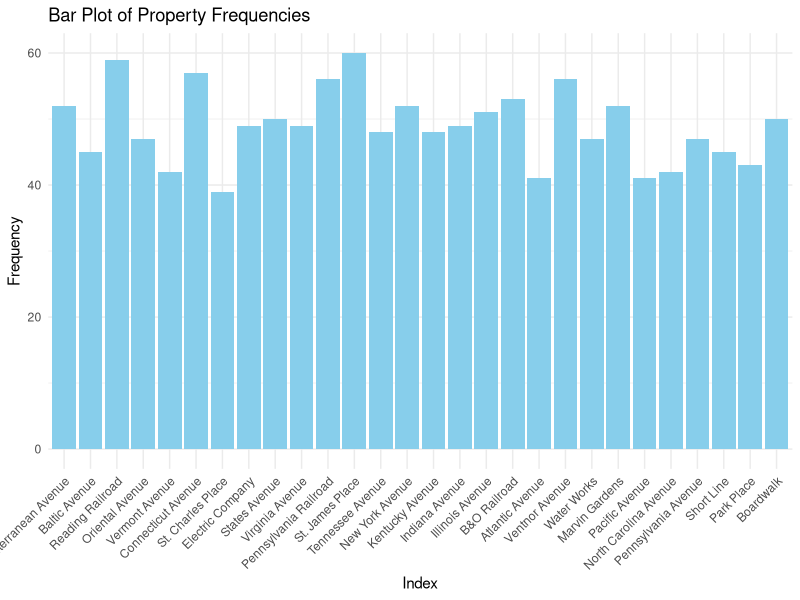
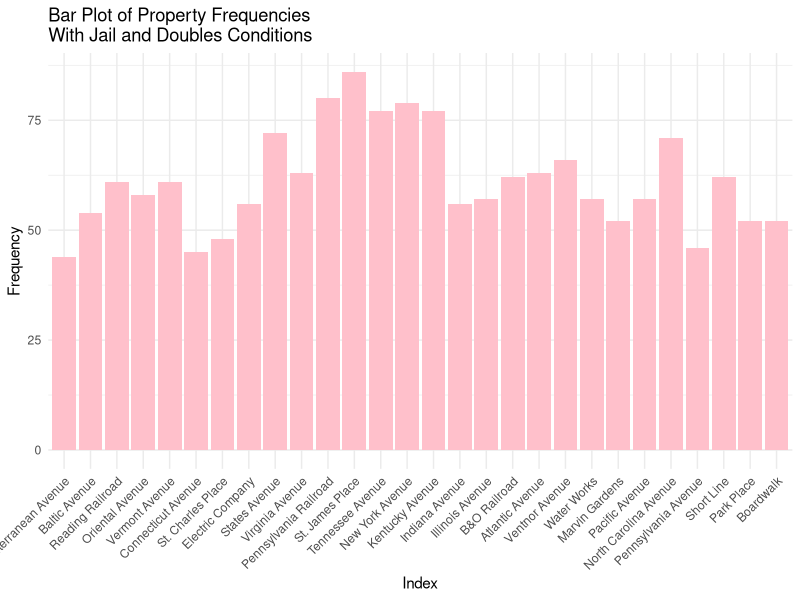
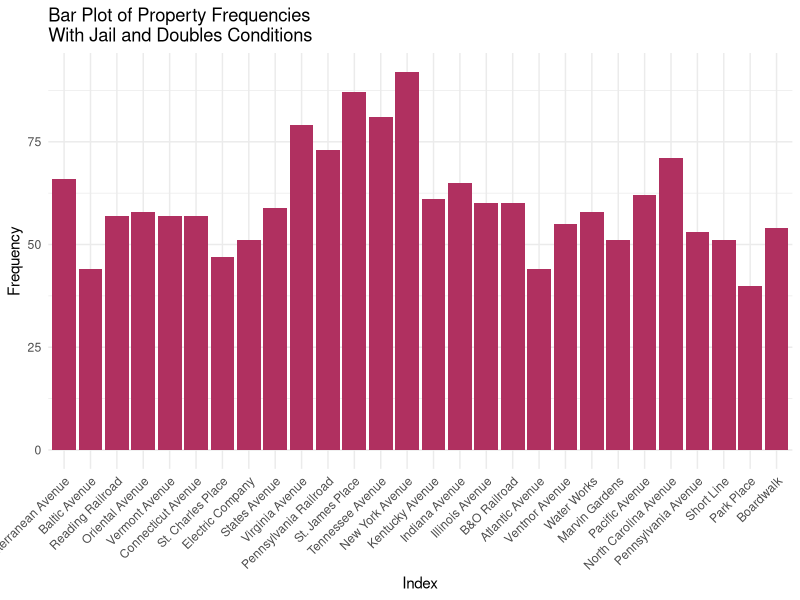

Recreate these plots in R, in order.
## ---- chunk 1
knitr::opts_chunk$set(echo = TRUE)
## ---- chunk 2
# Word docx in repository
## ---- chunk 3
dice_1 <- function() {
  sample(1:6, 1)
}

dice_2 <- function() {
  sample(1:6, 1)
}

property_sum_10games <- c(0, 0, 0, 0, 0, 0, 0, 0, 0, 0, 0, 0, 0, 0, 0, 0, 0, 0, 0, 0, 0, 0, 0, 0, 0, 0, 0, 0)

for (game in 1:10) {
  game_board <- c(0, 0, 0, 0, 0, 0, 0, 0, 0, 0, 0, 0, 0, 0, 0, 0, 0, 0, 0, 0, 0, 0, 0, 0, 0, 0, 0, 0, 0, 0, 0, 0, 0, 0, 0, 0, 0, 0, 0, 0)

  players <- list(
    player1 <- 0,
    player2 <- 0,
    player3 <- 0,
    player4 <- 0
  )

  for (i in 1:50) {
    for (j in 1:4) {
      dice_total <- dice_1() + dice_2()
      players[[j]] <- (players[[j]] + dice_total) %% 41
      game_board[players[[j]]] <- game_board[players[[j]]] + 1
    }
  }

  properties <- game_board[c(2, 4, 6, 7, 9, 10, 12, 13, 14, 15, 16, 17, 19, 20, 22, 24, 25, 26, 27, 28, 29, 30, 32, 33, 35, 36, 38, 40)]
  
  property_sum_10games <- property_sum_10games + properties
}  

names(property_sum_10games) <- c("Mediterranean Avenue", "Baltic Avenue", "Reading Railroad", "Oriental Avenue", "Vermont Avenue", "Connecticut Avenue", "St. Charles Place", "Electric Company", "States Avenue", "Virginia Avenue", "Pennsylvania Railroad", "St. James Place", "Tennessee Avenue", "New York Avenue", "Kentucky Avenue", "Indiana Avenue", "Illinois Avenue", "B&O Railroad", "Atlantic Avenue", "Ventnor Avenue", "Water Works", "Marvin Gardens", "Pacific Avenue", "North Carolina Avenue", "Pennsylvania Avenue", "Short Line", "Park Place", "Boardwalk")

library(ggplot2)

prop_freq1 <- data.frame(
  property = factor(names(property_sum_10games), levels = names(property_sum_10games)),
  frequency = property_sum_10games
)

ggplot(prop_freq1, aes(x = property, y = frequency)) +
  geom_bar(stat = "identity", fill = "skyblue") +
  labs(x = "Index", y = "Frequency", title = "Bar Plot of Property Frequencies") +
  theme_minimal() +
  theme(axis.text.x = element_text(angle = 45, hjust = 1))
## ---- chunk 4
property_sum_10games_jail <- c(0, 0, 0, 0, 0, 0, 0, 0, 0, 0, 0, 0, 0, 0, 0, 0, 0, 0, 0, 0, 0, 0, 0, 0, 0, 0, 0, 0)

for (game in 1:10) {
  game_board <- c(0, 0, 0, 0, 0, 0, 0, 0, 0, 0, 0, 0, 0, 0, 0, 0, 0, 0, 0, 0, 0, 0, 0, 0, 0, 0, 0, 0, 0, 0, 0, 0, 0, 0, 0, 0, 0, 0, 0, 0)

  players <- list( # Store players as a list of data frames with their information
    player1 <- data.frame(
      location = 0, # Location on the board (integer)
      double_rolls = 0, # Number of times doubles have been rolled consecutively (integer)
      jail = FALSE, # Is the player in jail? (boolean)
      jail_rolls = 0), # Number of times a player has rolled while in jail (integer)
    player2 <- data.frame(
      location = 0,
      double_rolls = 0,
      jail = FALSE,
      jail_rolls = 0),
    player3 <- data.frame(
      location = 0,
      double_rolls = 0,
      jail = FALSE,
      jail_rolls = 0),
    player4 <- data.frame(
      location = 0,
      double_rolls = 0,
      jail = FALSE,
      jail_rolls = 0)
  )

  for (i in 1:50) { # Each player has 50 turns
    for (j in 1:4) { # Players take turns in order
      if (players[[j]]$jail == TRUE) { # If the player is in jail...
        d1 = dice_1()
        d2 = dice_2()
        jail_rolls <- jail_rolls + 1
        
        if (d1 == d2 || players[[j]]$jail_rolls == 3) { # If the player rolls doubles or has been in jail for 3 turns, then they get out
          jail = FALSE
          players[[j]]$jail_rolls <- 0
          dice_total <- dice_1() + dice_2()
          players[[j]]$location <- (players[[j]]$location + dice_total) %% 41
          game_board[players[[j]]$location] <- game_board[players[[j]]$location] + 1
        }
        
      } else { # If the player is not in jail...
        d1 = dice_1()
        d2 = dice_2()
        dice_total <- dice_1() + dice_2()
        players[[j]]$location <- (players[[j]]$location + dice_total) %% 41
        game_board[players[[j]]$location] <- game_board[players[[j]]$location] + 1
        
        if (players[[j]]$location == 31) { # Player landed on "Go to jail"
          players[[j]]$location <- 11
          jail = TRUE
        } else if (d1 == d2) { # Player rolled doubles on their first roll
          players[[j]]$double_rolls = players[[j]]$double_rolls + 1
        }
        
        while (players[[j]]$double_rolls > 0 & players[[j]]$double_rolls < 3) { # Player rolls again if they got doubles
          d1 = dice_1()
          d2 = dice_2()
          dice_total <- dice_1() + dice_2()
          players[[j]]$location <- (players[[j]]$location + dice_total) %% 41
          game_board[players[[j]]$location] <- game_board[players[[j]]$location] + 1
          
          if (d1 == d2) { # Increment the player's number of consecutive doubles rolls
            players[[j]]$double_rolls = players[[j]]$double_rolls + 1
          }
        }
        
        if (players[[j]]$double_rolls == 3) { # If player rolls double 3 times in a row, then they go to jail
          players[[j]]$location <- 11
          jail = TRUE
        }
      }
    }  
  }    

  properties <- game_board[c(2, 4, 6, 7, 9, 10, 12, 13, 14, 15, 16, 17, 19, 20, 22, 24, 25, 26, 27, 28, 29, 30, 32, 33, 35, 36, 38, 40)]
  
  property_sum_10games_jail <- property_sum_10games_jail + properties
}  

names(property_sum_10games_jail) <- c("Mediterranean Avenue", "Baltic Avenue", "Reading Railroad", "Oriental Avenue", "Vermont Avenue", "Connecticut Avenue", "St. Charles Place", "Electric Company", "States Avenue", "Virginia Avenue", "Pennsylvania Railroad", "St. James Place", "Tennessee Avenue", "New York Avenue", "Kentucky Avenue", "Indiana Avenue", "Illinois Avenue", "B&O Railroad", "Atlantic Avenue", "Ventnor Avenue", "Water Works", "Marvin Gardens", "Pacific Avenue", "North Carolina Avenue", "Pennsylvania Avenue", "Short Line", "Park Place", "Boardwalk")

library(ggplot2)

prop_freq2 <- data.frame(
  property = factor(names(property_sum_10games_jail), levels = names(property_sum_10games_jail)),
  frequency = property_sum_10games_jail
)

ggplot(prop_freq2, aes(x = property, y = frequency)) +
  geom_bar(stat = "identity", fill = "pink") +
  labs(x = "Index", y = "Frequency", title = "Bar Plot of Property Frequencies\nWith Jail and Doubles Conditions") +
  theme_minimal() +
  theme(axis.text.x = element_text(angle = 45, hjust = 1))
## ---- chunk 5
# Chance function
chance <- function() {
  card <- sample(1:16, 1)
  if (card == 1) {
    players[[j]]$location <- 40 # Advance to Boardwalk
  } else if (card == 2) {
    players[[j]]$location <- 1 # Advance to Go
  } else if (card == 3) {
    players[[j]]$location <- 25 # Advance to Illinois Ave
  } else if (card == 4) {
    players[[j]]$location <- 12 # Advance to St. Charles Place
  } else if (card == 5 || card == 6) { # Advance to the nearest railroad
    if (players[[j]]$location == 37) {
      players[[j]]$location <- 6 # Advance to Reading Railroad
    } else if (players[[j]]$location == 8) {
      players[[j]]$location <- 16 # Advance to Pennsylvania Railroad
    } else if (players[[j]]$location == 23) {
      players[[j]]$location <- 26 # Advance to B&O Railroad
    } # Short Line doesn't apply here
  } else if (card == 7) { # Advance to the nearest utility
    if (players[[j]]$location == 8 || players[[j]]$location == 37) {
      players[[j]]$location <- 13 # Advance to Electric Company
    } else if (players[[j]]$location == 23) {
      players[[j]]$location <- 29 # Advance to Water Works
    }
  } else if (card == 8) {
    players[[j]]$location <- players[[j]]$location - 3 # Move backwards 3 places
  } else if (card == 9) {
    players[[j]]$location <- 11 # Go to jail
    players[[j]]$jail == TRUE
  } else if (card == 10) {
    players[[j]]$location <- 6 # Advance to Reading Railroad
  } 
 }

# Simulation with the chance function and jail conditions
property_sum_10games_chance <- c(0, 0, 0, 0, 0, 0, 0, 0, 0, 0, 0, 0, 0, 0, 0, 0, 0, 0, 0, 0, 0, 0, 0, 0, 0, 0, 0, 0)

for (game in 1:10) {
  game_board <- c(0, 0, 0, 0, 0, 0, 0, 0, 0, 0, 0, 0, 0, 0, 0, 0, 0, 0, 0, 0, 0, 0, 0, 0, 0, 0, 0, 0, 0, 0, 0, 0, 0, 0, 0, 0, 0, 0, 0, 0)

  players <- list(
    player1 <- data.frame(
      location = 0,
      double_rolls = 0,
      jail = FALSE,
      jail_rolls = 0),
    player2 <- data.frame(
      location = 0,
      double_rolls = 0,
      jail = FALSE,
      jail_rolls = 0),
    player3 <- data.frame(
      location = 0,
      double_rolls = 0,
      jail = FALSE,
      jail_rolls = 0),
    player4 <- data.frame(
      location = 0,
      double_rolls = 0,
      jail = FALSE,
      jail_rolls = 0)
  )

  for (i in 1:50) {
    for (j in 1:4) {
      if (players[[j]]$jail == TRUE) {
        d1 = dice_1()
        d2 = dice_2()
        jail_rolls <- jail_rolls + 1
        
        if (d1 == d2 || players[[j]]$jail_rolls == 3) {
          jail = FALSE
          players[[j]]$jail_rolls <- 0
          dice_total <- dice_1() + dice_2()
          players[[j]]$location <- (players[[j]]$location + dice_total) %% 41
          if (players[[j]]$location == 8 || players[[j]]$location == 23 || players[[j]]$location == 37) {
            game_board[players[[j]]$location] <- game_board[players[[j]]$location] + 1
            chance()
          }
          game_board[players[[j]]$location] <- game_board[players[[j]]$location] + 1
        }
        
      } else {
        d1 = dice_1()
        d2 = dice_2()
        dice_total <- dice_1() + dice_2()
        players[[j]]$location <- (players[[j]]$location + dice_total) %% 41
        if (players[[j]]$location == 8 || players[[j]]$location == 23 || players[[j]]$location == 37) {
            game_board[players[[j]]$location] <- game_board[players[[j]]$location] + 1
            chance()
          }
        game_board[players[[j]]$location] <- game_board[players[[j]]$location] + 1
        
        if (players[[j]]$location == 31) {
          players[[j]]$location <- 11
          jail = TRUE
        } else if (d1 == d2) {
          players[[j]]$double_rolls = players[[j]]$double_rolls + 1
        }
        
        while (players[[j]]$double_rolls > 0 & players[[j]]$double_rolls < 3) {
          d1 = dice_1()
          d2 = dice_2()
          dice_total <- dice_1() + dice_2()
          players[[j]]$location <- (players[[j]]$location + dice_total) %% 41
          if (players[[j]]$location == 8 || players[[j]]$location == 23 || players[[j]]$location == 37) {
            game_board[players[[j]]$location] <- game_board[players[[j]]$location] + 1
            chance()
          }
          game_board[players[[j]]$location] <- game_board[players[[j]]$location] + 1
          
          if (d1 == d2) {
            players[[j]]$double_rolls = players[[j]]$double_rolls + 1
          }
        }
        
        if (players[[j]]$double_rolls == 3) {
          players[[j]]$location <- 11
          jail = TRUE
        }
      }
    }  
  }    

  properties <- game_board[c(2, 4, 6, 7, 9, 10, 12, 13, 14, 15, 16, 17, 19, 20, 22, 24, 25, 26, 27, 28, 29, 30, 32, 33, 35, 36, 38, 40)]
  
  property_sum_10games_chance <- property_sum_10games_chance + properties
}  

names(property_sum_10games_chance) <- c("Mediterranean Avenue", "Baltic Avenue", "Reading Railroad", "Oriental Avenue", "Vermont Avenue", "Connecticut Avenue", "St. Charles Place", "Electric Company", "States Avenue", "Virginia Avenue", "Pennsylvania Railroad", "St. James Place", "Tennessee Avenue", "New York Avenue", "Kentucky Avenue", "Indiana Avenue", "Illinois Avenue", "B&O Railroad", "Atlantic Avenue", "Ventnor Avenue", "Water Works", "Marvin Gardens", "Pacific Avenue", "North Carolina Avenue", "Pennsylvania Avenue", "Short Line", "Park Place", "Boardwalk")

# Plot
library(ggplot2)

prop_freq2 <- data.frame(
  property = factor(names(property_sum_10games_chance), levels = names(property_sum_10games_chance)),
  frequency = property_sum_10games_chance
)

ggplot(prop_freq2, aes(x = property, y = frequency)) +
  geom_bar(stat = "identity", fill = "maroon") +
  labs(x = "Index", y = "Frequency", title = "Bar Plot of Property Frequencies\nWith Jail and Doubles Conditions") +
  theme_minimal() +
  theme(axis.text.x = element_text(angle = 45, hjust = 1))
## ---- chunk 6
# Simulation with the Chance function
chance <- function() {
  card <- sample(1:16, 1)
  old_location <- players[[j]]$location
  new_location <- players[[j]]$location
   if (card == 1) {
    players[[j]]$location <- 40 # Advance to Boardwalk
    new_location <- players[[j]]$location
  } else if (card == 2) {
    players[[j]]$location <- 1 # Advance to Go
    new_location <- players[[j]]$location
  } else if (card == 3) {
    players[[j]]$location <- 25 # Advance to Illinois Ave
    new_location <- players[[j]]$location
  } else if (card == 4) {
    players[[j]]$location <- 12 # Advance to St. Charles Place
    new_location <- players[[j]]$location
  } else if (card == 5 || card == 6) { # Advance to the nearest railroad
    if (players[[j]]$location == 37) {
      players[[j]]$location <- 6 # Advance to Reading Railroad
      new_location <- players[[j]]$location
    } else if (players[[j]]$location == 8) {
      players[[j]]$location <- 16 # Advance to Pennsylvania Railroad
      new_location <- players[[j]]$location
    } else if (players[[j]]$location == 23) {
      players[[j]]$location <- 26 # Advance to B&O Railroad
      new_location <- players[[j]]$location
    } 
  } else if (card == 7) { # Advance to the nearest utility
    if (players[[j]]$location == 8 || players[[j]]$location == 37) {
      players[[j]]$location <- 13 # Advance to Electric Company
      new_location <- players[[j]]$location
    } else if (players[[j]]$location == 23) {
      players[[j]]$location <- 29 # Advance to Water Works
      new_location <- players[[j]]$location
    }
  } else if (card == 8) {
    players[[j]]$location <- players[[j]]$location - 3 # Move backwards 3 places
    new_location <- players[[j]]$location
  } else if (card == 9) {
    players[[j]]$location <- 11 # Go to jail
    players[[j]]$jail == TRUE
    new_location <- players[[j]]$location
  } else if (card == 10) {
    players[[j]]$location <- 6 # Advance to Reading Railroad
    new_location <- players[[j]]$location
  } 

  if (new_location < old_location && card %in% c(3,4,10)) {
    players[[j]]$money <- players[[j]]$money + 200 # Passing Go for cards 3, 4, and 10
  }
  
    else if (card == 11) {
      players[[j]]$money <- players[[j]]$money + 50 # Bank pays you $50
    }
    else if (card == 12) {
      players[[j]]$get_out_of_jail_free == TRUE # Get out of jail free card
    }
    else if (card == 13) {
      players[[j]]$money <- players[[j]]$money - 15 # Speeding fine $15
      free_parking_fund <- free_parking_fund + 15
    }
    else if (card == 14) {
      players[[j]]$money <- players[[j]]$money - 50 * (length(players) - 1)
        for (k in 1:length(players)) {
          if (k != j) {
            players[[k]]$money <- players[[k]]$money + 50 # Elected Chairman of the Board; pay each player $50
          }
        }
    }
    else if (card == 15) {
      players[[j]]$money <- players[[j]]$money + 150 # Building loan matures; collect $150
      
      # Card 16 is paying for houses and hotels -- doesn't apply here
    }
}

# Community Chest Cards Function
chest_positions <- c(3, 18, 34)
chest <- function() {
  chest_card <- sample(1:15, 1)
  if (players[[j]]$location %in% chest_positions) {
    if (chest_card == 1) {
      players[[j]]$location <- 1 # Advance to Go (Collect $200)
      players[[j]]$money <- players[[j]]$money + 200
    } else if (chest_card == 2) {
      players[[j]]$money <- players[[j]]$money + 200 # Bank error in your favor. Collect $200
    } else if (chest_card == 3) {
      players[[j]]$money <- players[[j]]$money - 50 # Doctor’s fee. Pay $50
      free_parking_fund <- free_parking_fund + 50
    } else if (chest_card == 4) {
      players[[j]]$money <- players[[j]]$money + 50 # From sale of stock you get $50
    } else if (chest_card == 5) {
      players[[j]]$get_out_of_jail_free == TRUE # Get Out of Jail Free
    } else if (chest_card == 6) {
      players[[j]]$jail == TRUE # Go to Jail. Go directly to jail, do not pass Go, do not collect $200
    } else if (chest_card == 7) {
      players[[j]]$money <- players[[j]]$money + 100 # Holiday fund matures. Receive $100
    } else if (chest_card == 8) {
      players[[j]]$money <- players[[j]]$money + 20 # Income tax refund. Collect $20
    } else if (chest_card == 9) {
      players[[j]]$money <- players[[j]]$money + 10 * (length(players) - 1) # It is your birthday. Collect $10 from every player
        for (k in 1:length(players)) {
          if (k != j) {
            players[[k]]$money <- players[[k]]$money - 10
        }
      }
    } else if (chest_card == 10) {
      players[[j]]$money <- players[[j]]$money + 100 # Life insurance matures. Collect $100
    } else if (chest_card == 11) {
      players[[j]]$money <- players[[j]]$money - 100 # Pay hospital fees of $100
      free_parking_fund <- free_parking_fund + 100
    } else if (chest_card == 12) {
      players[[j]]$money <- players[[j]]$money - 50 # Pay school fees of $50
      free_parking_fund <- free_parking_fund + 50
    } else if (chest_card == 13) {
      players[[j]]$money <- players[[j]]$money - 25 # Receive $25 consultancy fee
      free_parking_fund <- free_parking_fund + 25
    } else if (chest_card == 14) {
      players[[j]]$money <- players[[j]]$money + 10 # You have won second prize in a beauty contest. Collect $10
    } else if (chest_card == 15) {
      players[[j]]$money <- players[[j]]$money + 100 # You inherit $100
    }
      # Card 16 is paying for houses and hotels -- doesn't apply here
  }
}

free_parking_fund <- 0

free_parking <- function(){
  if (players[[j]]$location == 20) {  # Free Parking position
  players[[j]]$money <- players[[j]]$money + free_parking_fund
  free_parking_fund <- 0  # Reset the fund
  }
}
